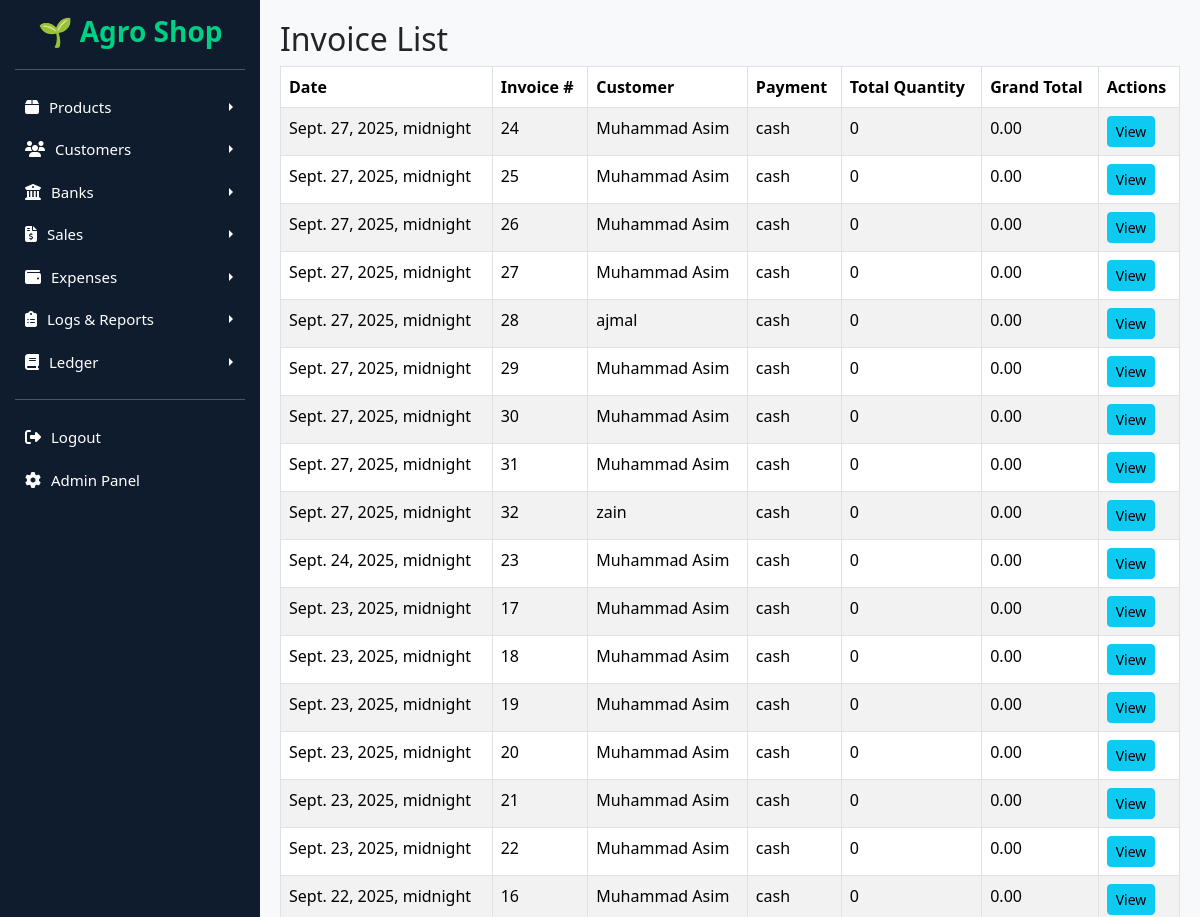
Page /sales/list/ (upper part) on the earlier database version.
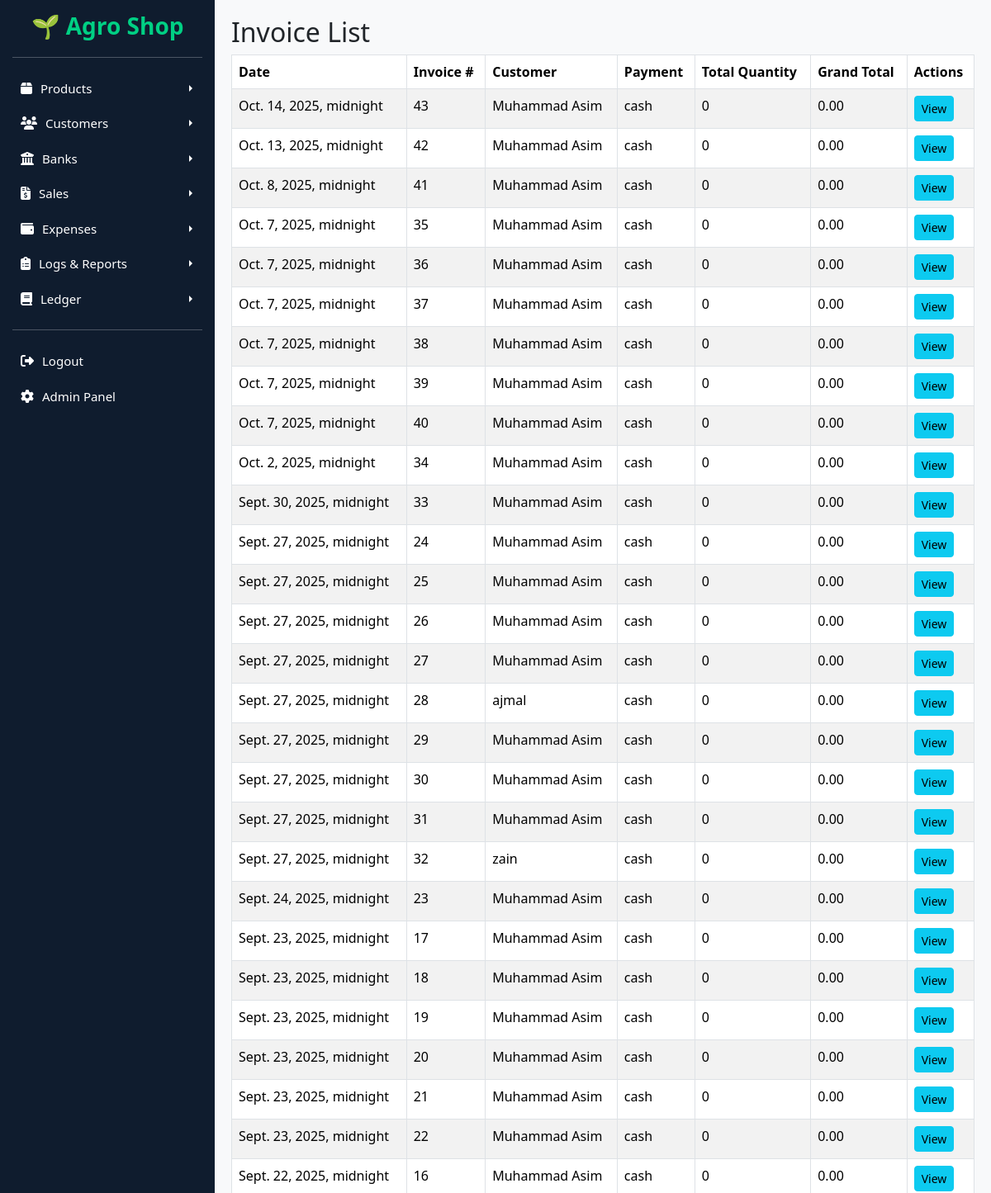
Same page on the later database version.
### sales/models.py (models this page shows, shortened)
class Invoice(models.Model):
    PAYMENT_METHODS = (
        ('cash', 'Cash'),
        ('credit', 'Credit'),
        ('installment', 'Installment'),
    )
    customer = models.ForeignKey(Customer, on_delete=models.CASCADE)
    date = models.DateTimeField(default=timezone.now)
    payment_method = models.CharField(max_length=50, choices=PAYMENT_METHODS)
    total_quantity = models.PositiveIntegerField(default=0)
    grand_total = models.DecimalField(max_digits=10, decimal_places=2, default=0)
    receiving_amount = models.DecimalField(max_digits=10, decimal_places=2, default=0)
    remaining_amount = models.DecimalField(max_digits=10, decimal_places=2, default=0)

### customers/models.py (models this page shows, shortened)
class Customer(models.Model):
    name = models.CharField(max_length=100, null=True, blank=True)
    father_name = models.CharField(max_length=100, null=True, blank=True)
    cnic = models.CharField(max_length=15, null=True, blank=True, unique=True)
    mobile = models.CharField(max_length=15, null=True, blank=True)
    email = models.EmailField(blank=True, null=True)
    city = models.CharField(max_length=50, null=True, blank=True)
    resident = models.CharField(max_length=50, null=True, blank=True)
    address = models.TextField(null=True, blank=True)

### sales/views.py (the view)
# urls.py: path("list/", views.list_invoices, name="list_invoices"),
def list_invoices(request):
    invoices = Invoice.objects.all().order_by("-date")
    return render(request, "sales/list_invoices.html", {"invoices": invoices})

### templates/sales/list_invoices.html
{% extends "base.html" %}
{% block content %}
<h2>Invoice List</h2>
<table class="table table-bordered table-striped">
  <thead>
    <tr>
      <th>Date</th>
      <th>Invoice #</th>
      <th>Customer</th>
      <th>Payment</th>
      <th>Total Quantity</th>
      <th>Grand Total</th>
      <th>Actions</th>
    </tr>
  </thead>
  <tbody>
    {% for invoice in invoices %}
    <tr>
      <td>{{ invoice.date }}</td>
      <td>{{ invoice.id }}</td>
      <td>{{ invoice.customer.name }}</td>
      <td>{{ invoice.payment_method }}</td>
      <td>{{ invoice.total_quantity }}</td>
      <td>{{ invoice.grand_total }}</td>
      <td>
        <a href="{% url 'sales:invoice_detail' invoice_id=invoice.pk %}" class="btn btn-info btn-sm">View</a>
      </td>
    </tr>
    {% empty %}
    <tr>
      <td colspan="7">No invoices found.</td>
    </tr>
    {% endfor %}
  </tbody>
</table>
{% endblock %}

Differences in the rows shown:
added Invoice: date "Oct. 14, 2025, midnight", id "43", customer.name "Muhammad Asim", payment_method "cash", total_quantity "0", grand_total "0.00"
added Invoice: date "Oct. 13, 2025, midnight", id "42", customer.name "Muhammad Asim", payment_method "cash", total_quantity "0", grand_total "0.00"
added Invoice: date "Oct. 8, 2025, midnight", id "41", customer.name "Muhammad Asim", payment_method "cash", total_quantity "0", grand_total "0.00"
added Invoice: date "Oct. 7, 2025, midnight", id "35", customer.name "Muhammad Asim", payment_method "cash", total_quantity "0", grand_total "0.00"
added Invoice: date "Oct. 7, 2025, midnight", id "36", customer.name "Muhammad Asim", payment_method "cash", total_quantity "0", grand_total "0.00"
added Invoice: date "Oct. 7, 2025, midnight", id "37", customer.name "Muhammad Asim", payment_method "cash", total_quantity "0", grand_total "0.00"
added Invoice: date "Oct. 7, 2025, midnight", id "38", customer.name "Muhammad Asim", payment_method "cash", total_quantity "0", grand_total "0.00"
added Invoice: date "Oct. 7, 2025, midnight", id "39", customer.name "Muhammad Asim", payment_method "cash", total_quantity "0", grand_total "0.00"
added Invoice: date "Oct. 7, 2025, midnight", id "40", customer.name "Muhammad Asim", payment_method "cash", total_quantity "0", grand_total "0.00"
added Invoice: date "Oct. 2, 2025, midnight", id "34", customer.name "Muhammad Asim", payment_method "cash", total_quantity "0", grand_total "0.00"
added Invoice: date "Sept. 30, 2025, midnight", id "33", customer.name "Muhammad Asim", payment_method "cash", total_quantity "0", grand_total "0.00"
